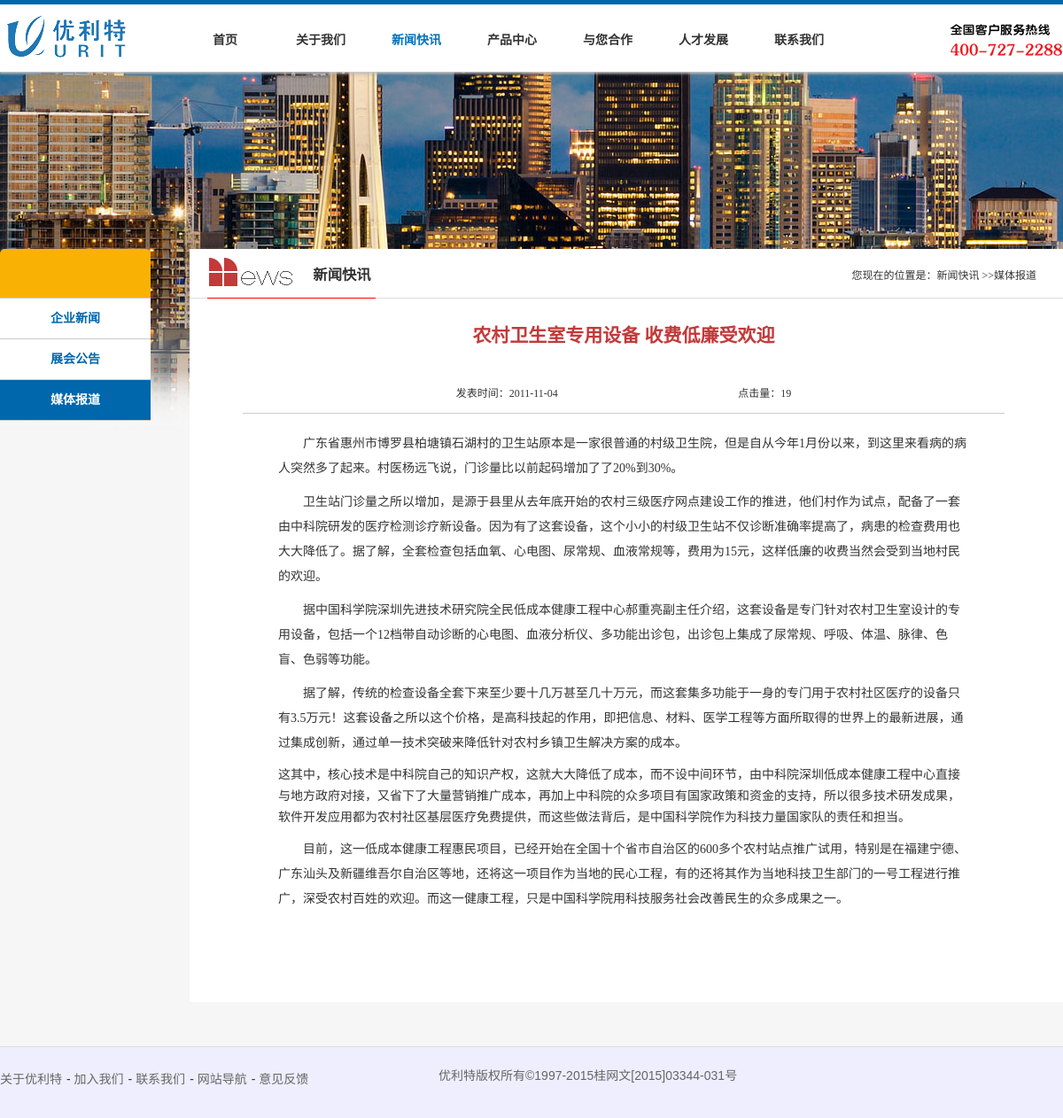
Page /News/newView3.php?id=5 on the earlier database version.
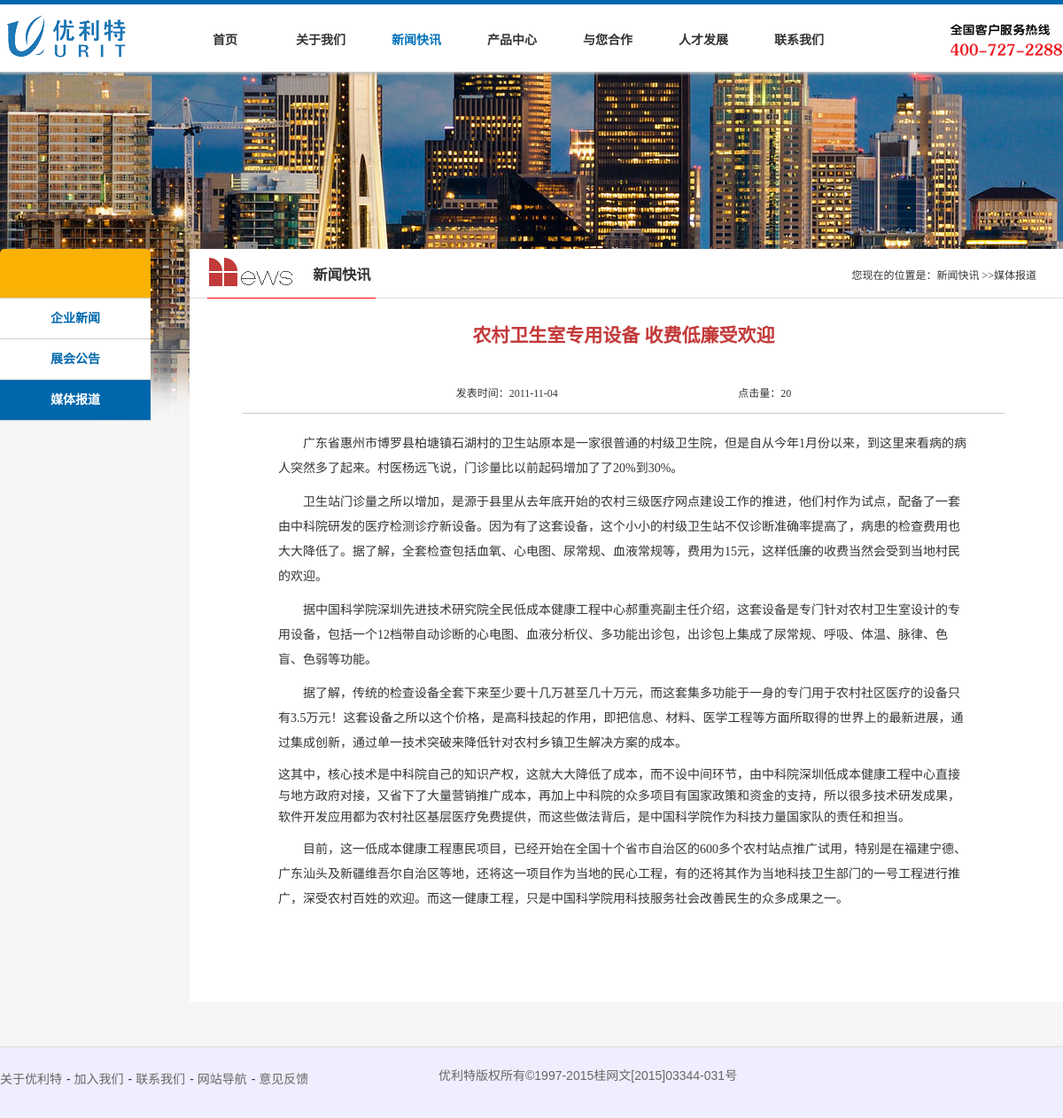
Same page on the later database version.
### tables this page shows
CREATE TABLE IF NOT EXISTS `new3` (
  `id` int(11) NOT NULL,
  `title` varchar(100) NOT NULL,
  `dates` date NOT NULL,
  `content` text NOT NULL,
  `click` int(11) NOT NULL
);

### News/newView3.php (the view, shortened to what this page needs)
<!DOCTYPE html>
<html lang="zh-CN">
<head>
	<link rel="stylesheet" media="all" type="text/css" href="../styles/layout.css">
	<link rel="stylesheet" media="all" type="text/css" href="../styles/news.css">
</head>
<body>
	<div id="content" class="newsbg">
		<div class="container">
			<div class="main">
				<div class="title">
					<div class="news-title-choose title-choose">
						<h3><img src="../images/12_03.png" alt="news">新闻快讯</h3>
					</div>
					<span class="position">您现在的位置是：<span class="position1">新闻快讯</span> &gt;&gt;<span class="position2">媒体报道</span></span>
				</div>
					<div class="news-box maintext view1">
						<?php
						if(!empty($_GET['id'])){
							$sql = "SELECT * FROM `new3` WHERE `id`='".$_GET['id']."'";
							$query = mysql_query($sql);
							$rs = mysql_fetch_array($query);
						}
					?>
						<h2><?php echo $rs['title'] ?></h2>
						<p class="newstime">
							<span>发表时间：<?php echo $rs['dates'] ?></span>
							<span>点击量：<?php echo $rs['click'] ?></span>
						</p>
						<div class="newsview">
							<?php echo $rs['content'] ?>
					</div>
					</div>
			</div>
		</div>
	</div>
</body>
</html>

Differences in the rows shown:
changed new3 "农村卫生室专用设备 收费低廉受欢迎": click "19" → "20"
